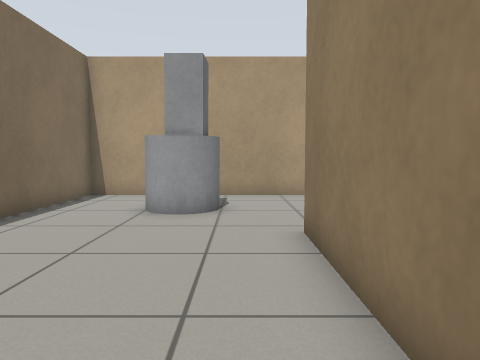
view 1 (above)

21 first-person views from a walk through a robot-simulator world made for Gazebo. The camera is 0.72 m above the floor, tilts 4° down and sees 70° across. The floor is counted in squares, 0.5 m on a side. Each view is taken from the middle of a square. On the plan, view 1 faces up. The plan holds only what a view shows up to about 15 squares ahead; the rest is blank.

view 2
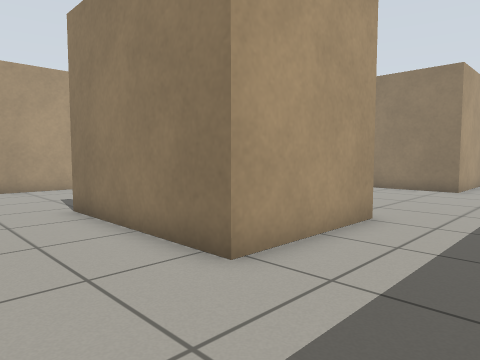

view 3
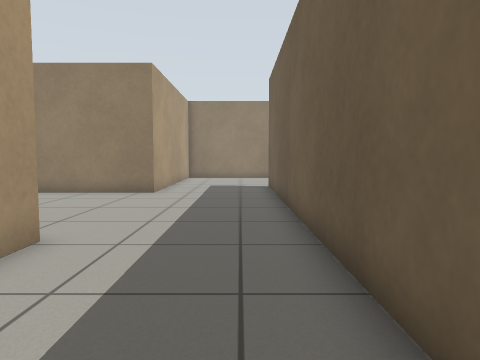

view 4
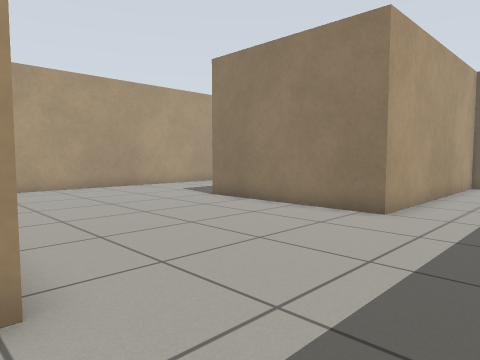

view 5
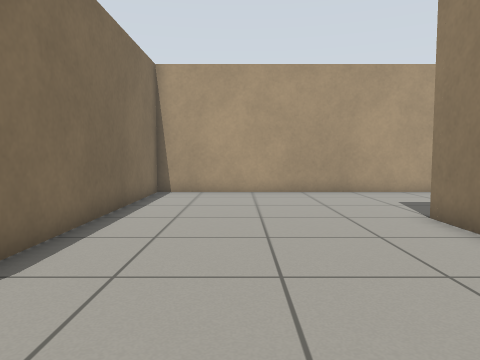

view 6
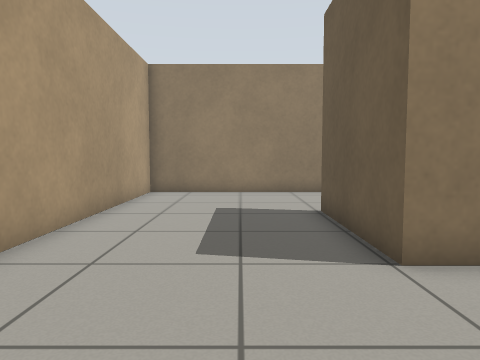

view 7
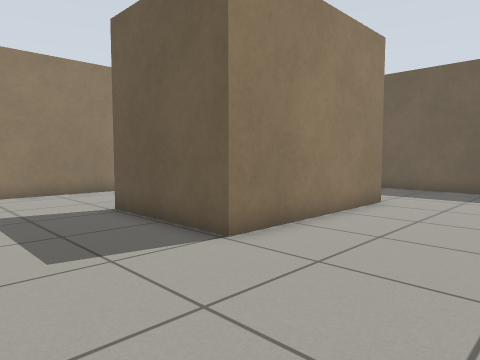

view 8
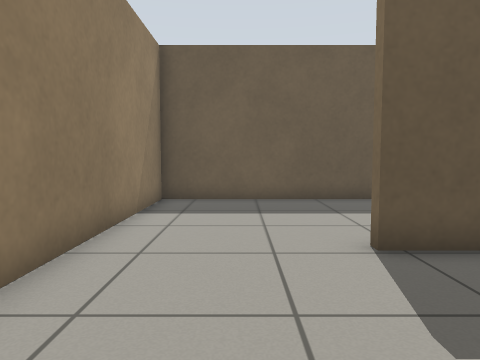

view 9
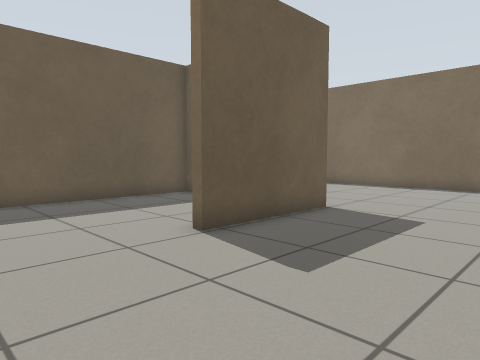

view 10
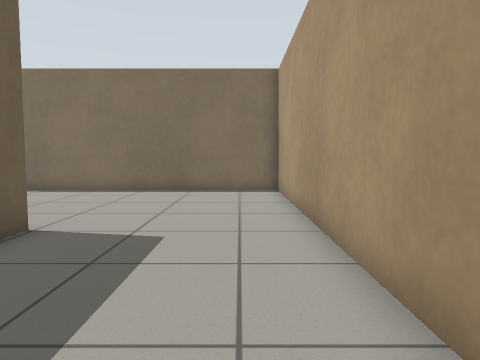

view 11
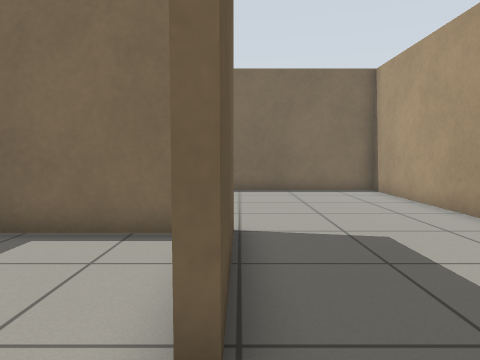

view 12
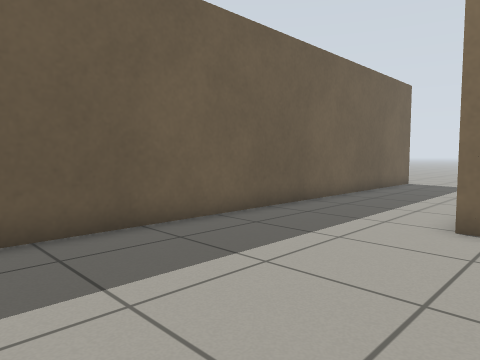

view 13
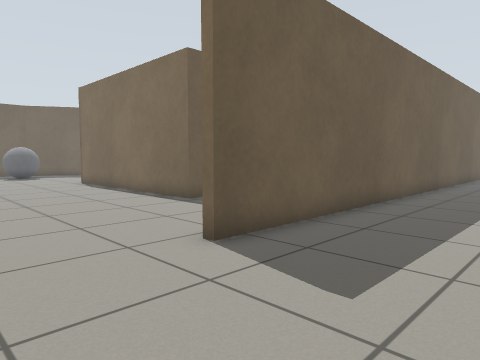

view 14
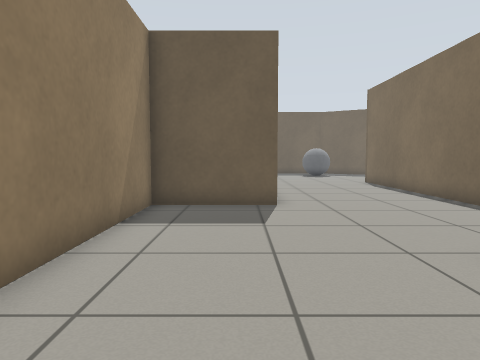

view 15
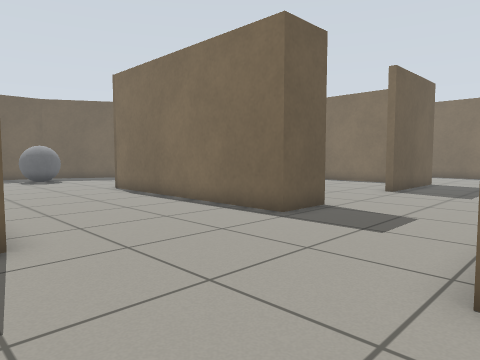

view 16
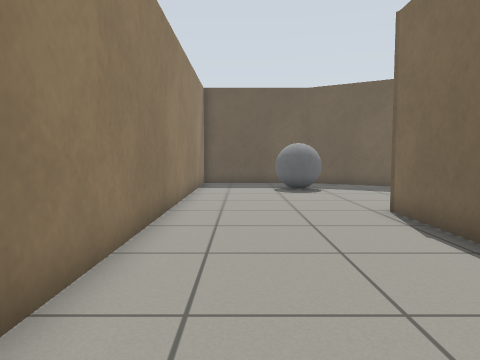

view 17
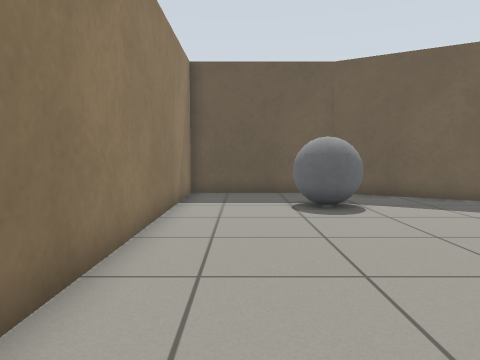

view 18
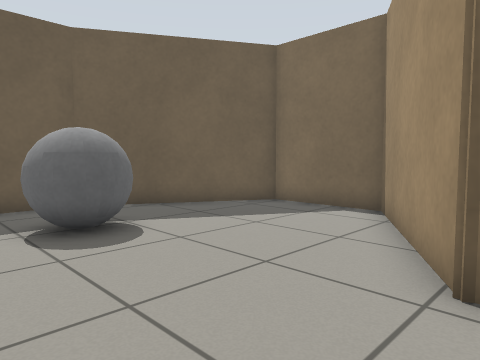

view 19
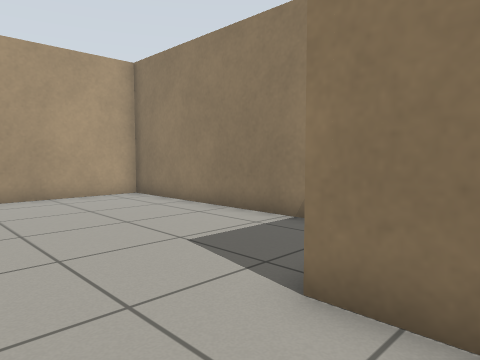

view 20
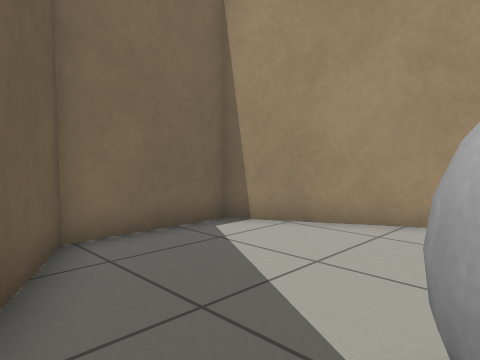

view 21
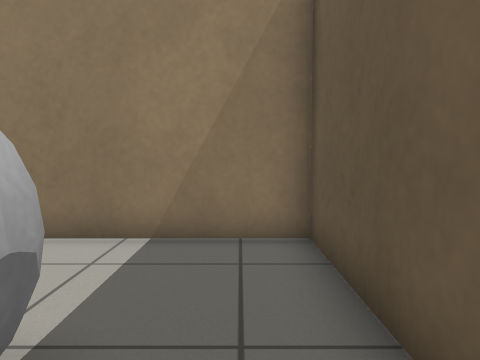

### Floor plan
Ten units are one square. View 1 is at (0, 0); x grows to the right and y downward. Boxes are objects, and circles mark ways between rooms. Rooms are numbered by the first view taken in them; rooms with no view inside come last. Other rooms are left out.
<svg viewBox="-60 -131 291 418">
<path fill="none" stroke="#000" d="M134 -4 134 -69 179 -69M226 -74 226 -126 57 -126 57 -4 12 -4M-6 44 126 44M12 -4 12 -65M-21 44 -6 44M-26 -126 -55 -126 -55 -78M34 -126 -11 -126M179 -69 179 -65M137 -58 137 -7 226 -7 226 -74M110 94 131 94 131 188 81 217 81 252 134 282 189 282 189 100 226 100 226 -4 134 -4M126 44 163 44 163 47"/>
<rect x="-25" y="-105" width="20" height="20" fill="#bbb"><title>grey box</title></rect>
<rect x="135" y="235" width="20" height="30" fill="#bbb"><title>grey ball</title></rect>
<circle cx="0" cy="15" r="3" fill="#2a7"/>
<circle cx="200" cy="-70" r="3" fill="#2a7"/>
<circle cx="130" cy="15" r="3" fill="#2a7"/>
<text x="110" y="-50">1</text>
<text x="-20" y="-20">2</text>
<text x="190" y="-40">3</text>
<text x="160" y="130">4</text>
</svg>
Room 1 opens to room 2. Room 1 opens to room 3. Room 1 opens to room 4.

Where each view was taken, in squares from view 1:
view 1: 0 up, 0 right, facing up
view 2: 3 down, 2 left, facing up-right
view 3: 3 down, 0 right, facing right
view 4: 3 down, 5 right, facing up-right
view 5: 1 down, 9 right, facing up
view 6: 9 up, 9 right, facing right
view 7: 11 up, 9 right, facing down-right
view 8: 12 up, 20 right, facing down
view 9: 12 up, 22 right, facing down-left
view 10: 11 up, 20 right, facing left
view 11: 7 up, 20 right, facing left
view 12: 2 up, 13 right, facing down-left
view 13: 0 up, 20 right, facing down-left
view 14: 0 up, 20 right, facing down
view 15: 4 down, 20 right, facing down-left
view 16: 10 down, 17 right, facing down
view 17: 15 down, 17 right, facing down
view 18: 18 down, 17 right, facing down-left
view 19: 12 down, 16 right, facing up-right
view 20: 27 down, 14 right, facing up-left
view 21: 27 down, 13 right, facing right
